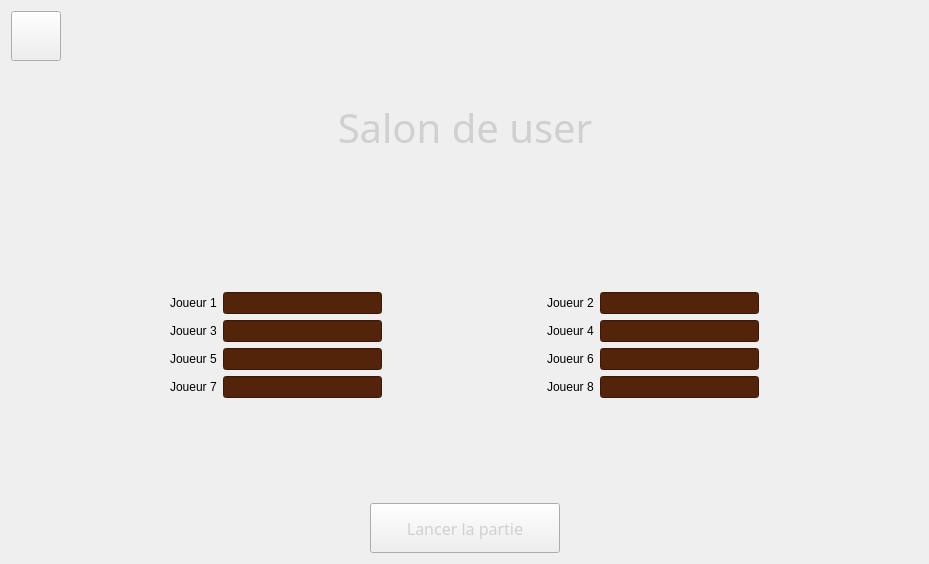
<?xml version="1.0" encoding="UTF-8"?>
<ui version="4.0">
 <class>SalonOnline</class>
 <widget class="QWidget" name="SalonOnline">
  <property name="geometry">
   <rect>
    <x>0</x>
    <y>0</y>
    <width>929</width>
    <height>564</height>
   </rect>
  </property>
  <property name="windowTitle">
   <string>Form</string>
  </property>
  <layout class="QVBoxLayout" name="verticalLayout">
   <item>
    <layout class="QHBoxLayout" name="horizontalLayout">
     <item>
      <widget class="QPushButton" name="retour">
       <property name="minimumSize">
        <size>
         <width>50</width>
         <height>50</height>
        </size>
       </property>
       <property name="styleSheet">
        <string notr="true">QPushButton
{
    border-image:url(:/images/icons/button-back.png);
}

QPushButton:hover
{
    border-image:url(:/images/icons/button-back.png);
	background-color:#73a6a0;
	border-radius: 20px;
}</string>
       </property>
       <property name="text">
        <string/>
       </property>
      </widget>
     </item>
     <item>
      <spacer name="horizontalSpacer">
       <property name="orientation">
        <enum>Qt::Horizontal</enum>
       </property>
       <property name="sizeHint" stdset="0">
        <size>
         <width>40</width>
         <height>20</height>
        </size>
       </property>
      </spacer>
     </item>
    </layout>
   </item>
   <item>
    <layout class="QHBoxLayout" name="horizontalLayout_2">
     <item>
      <spacer name="horizontalSpacer_2">
       <property name="orientation">
        <enum>Qt::Horizontal</enum>
       </property>
       <property name="sizeHint" stdset="0">
        <size>
         <width>40</width>
         <height>20</height>
        </size>
       </property>
      </spacer>
     </item>
     <item>
      <widget class="QLabel" name="salonDe">
       <property name="minimumSize">
        <size>
         <width>500</width>
         <height>120</height>
        </size>
       </property>
       <property name="maximumSize">
        <size>
         <width>500</width>
         <height>120</height>
        </size>
       </property>
       <property name="font">
        <font>
         <family>sans-serif</family>
         <pointsize>30</pointsize>
         <weight>50</weight>
         <italic>false</italic>
         <bold>false</bold>
        </font>
       </property>
       <property name="styleSheet">
        <string notr="true">border-image:url(:/images/titles/title-frame.png);
font: 30pt sans-serif;
color:#d0d0d0;</string>
       </property>
       <property name="text">
        <string>Salon de user</string>
       </property>
       <property name="alignment">
        <set>Qt::AlignCenter</set>
       </property>
      </widget>
     </item>
     <item>
      <spacer name="horizontalSpacer_3">
       <property name="orientation">
        <enum>Qt::Horizontal</enum>
       </property>
       <property name="sizeHint" stdset="0">
        <size>
         <width>40</width>
         <height>20</height>
        </size>
       </property>
      </spacer>
     </item>
    </layout>
   </item>
   <item>
    <spacer name="verticalSpacer">
     <property name="orientation">
      <enum>Qt::Vertical</enum>
     </property>
     <property name="sizeHint" stdset="0">
      <size>
       <width>20</width>
       <height>40</height>
      </size>
     </property>
    </spacer>
   </item>
   <item>
    <layout class="QGridLayout" name="gridLayout">
     <item row="3" column="1">
      <widget class="QLabel" name="label_8">
       <property name="text">
        <string>Joueur 7</string>
       </property>
      </widget>
     </item>
     <item row="2" column="4">
      <widget class="QLabel" name="label_7">
       <property name="text">
        <string>Joueur 6</string>
       </property>
      </widget>
     </item>
     <item row="3" column="2">
      <widget class="QLineEdit" name="joueur7">
       <property name="styleSheet">
        <string notr="true">background-color: #53230a;</string>
       </property>
       <property name="readOnly">
        <bool>true</bool>
       </property>
      </widget>
     </item>
     <item row="1" column="1">
      <widget class="QLabel" name="label_4">
       <property name="text">
        <string>Joueur 3</string>
       </property>
      </widget>
     </item>
     <item row="0" column="7">
      <spacer name="horizontalSpacer_7">
       <property name="orientation">
        <enum>Qt::Horizontal</enum>
       </property>
       <property name="sizeHint" stdset="0">
        <size>
         <width>40</width>
         <height>20</height>
        </size>
       </property>
      </spacer>
     </item>
     <item row="0" column="2">
      <widget class="QLineEdit" name="joueur1">
       <property name="styleSheet">
        <string notr="true">background-color: #53230a;</string>
       </property>
       <property name="readOnly">
        <bool>true</bool>
       </property>
      </widget>
     </item>
     <item row="3" column="4">
      <widget class="QLabel" name="label_9">
       <property name="text">
        <string>Joueur 8</string>
       </property>
      </widget>
     </item>
     <item row="3" column="6">
      <widget class="QLineEdit" name="joueur8">
       <property name="styleSheet">
        <string notr="true">background-color: #53230a;</string>
       </property>
       <property name="readOnly">
        <bool>true</bool>
       </property>
      </widget>
     </item>
     <item row="0" column="0">
      <spacer name="horizontalSpacer_6">
       <property name="orientation">
        <enum>Qt::Horizontal</enum>
       </property>
       <property name="sizeHint" stdset="0">
        <size>
         <width>40</width>
         <height>20</height>
        </size>
       </property>
      </spacer>
     </item>
     <item row="0" column="6">
      <widget class="QLineEdit" name="joueur2">
       <property name="styleSheet">
        <string notr="true">background-color: #53230a;</string>
       </property>
       <property name="readOnly">
        <bool>true</bool>
       </property>
      </widget>
     </item>
     <item row="1" column="6">
      <widget class="QLineEdit" name="joueur4">
       <property name="styleSheet">
        <string notr="true">background-color: #53230a;</string>
       </property>
       <property name="readOnly">
        <bool>true</bool>
       </property>
      </widget>
     </item>
     <item row="0" column="1">
      <widget class="QLabel" name="label_2">
       <property name="text">
        <string>Joueur 1</string>
       </property>
      </widget>
     </item>
     <item row="0" column="4">
      <widget class="QLabel" name="label_3">
       <property name="text">
        <string>Joueur 2</string>
       </property>
      </widget>
     </item>
     <item row="2" column="2">
      <widget class="QLineEdit" name="joueur5">
       <property name="styleSheet">
        <string notr="true">background-color: #53230a;</string>
       </property>
       <property name="readOnly">
        <bool>true</bool>
       </property>
      </widget>
     </item>
     <item row="2" column="1">
      <widget class="QLabel" name="label_6">
       <property name="text">
        <string>Joueur 5</string>
       </property>
      </widget>
     </item>
     <item row="1" column="2">
      <widget class="QLineEdit" name="joueur3">
       <property name="styleSheet">
        <string notr="true">background-color: #53230a;</string>
       </property>
       <property name="readOnly">
        <bool>true</bool>
       </property>
      </widget>
     </item>
     <item row="2" column="6">
      <widget class="QLineEdit" name="joueur6">
       <property name="styleSheet">
        <string notr="true">background-color: #53230a;</string>
       </property>
       <property name="readOnly">
        <bool>true</bool>
       </property>
      </widget>
     </item>
     <item row="1" column="4">
      <widget class="QLabel" name="label_5">
       <property name="text">
        <string>Joueur 4</string>
       </property>
      </widget>
     </item>
     <item row="0" column="3">
      <spacer name="horizontalSpacer_8">
       <property name="orientation">
        <enum>Qt::Horizontal</enum>
       </property>
       <property name="sizeHint" stdset="0">
        <size>
         <width>40</width>
         <height>20</height>
        </size>
       </property>
      </spacer>
     </item>
    </layout>
   </item>
   <item>
    <spacer name="verticalSpacer_2">
     <property name="orientation">
      <enum>Qt::Vertical</enum>
     </property>
     <property name="sizeHint" stdset="0">
      <size>
       <width>20</width>
       <height>40</height>
      </size>
     </property>
    </spacer>
   </item>
   <item>
    <layout class="QHBoxLayout" name="horizontalLayout_3">
     <item>
      <spacer name="horizontalSpacer_4">
       <property name="orientation">
        <enum>Qt::Horizontal</enum>
       </property>
       <property name="sizeHint" stdset="0">
        <size>
         <width>40</width>
         <height>20</height>
        </size>
       </property>
      </spacer>
     </item>
     <item>
      <widget class="QPushButton" name="lancer">
       <property name="minimumSize">
        <size>
         <width>190</width>
         <height>50</height>
        </size>
       </property>
       <property name="maximumSize">
        <size>
         <width>190</width>
         <height>50</height>
        </size>
       </property>
       <property name="styleSheet">
        <string notr="true">QPushButton
{
	font: 12pt sans-serif;
	color:#d0d0d0;
    border-image:url(:/images/titles/title-button.png);
	color:#d0d0d0;
}

QPushButton:hover
{
	font: 12pt sans-serif;
	color:#d0d0d0;
    border-image:url(:/images/titles/title-button.png);
	color:#d0d0d0;
	background-color:#73a6a0;
	border-radius:5px;
	border-width:2px;
}
</string>
       </property>
       <property name="text">
        <string>Lancer la partie</string>
       </property>
      </widget>
     </item>
     <item>
      <spacer name="horizontalSpacer_5">
       <property name="orientation">
        <enum>Qt::Horizontal</enum>
       </property>
       <property name="sizeHint" stdset="0">
        <size>
         <width>40</width>
         <height>20</height>
        </size>
       </property>
      </spacer>
     </item>
    </layout>
   </item>
  </layout>
 </widget>
 <resources/>
 <connections/>
</ui>
